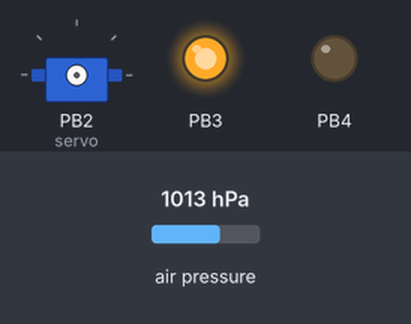
A sketch run on a simulated ATtiny85, built with avr-gcc and run on an emulated ATtiny85. Shown: servo, output pins drawn as LEDs (lit = HIGH). The test bench sets the inputs (shaded band); at power-on: air pressure 1013 hPa.

Above: at 0.1 s.
At 1.6 s:
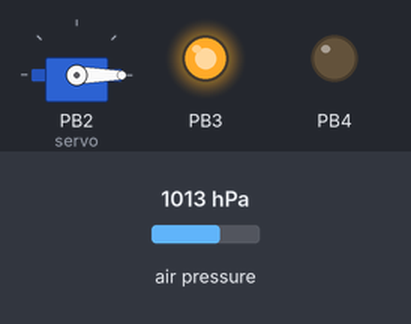
At 4.6 s:
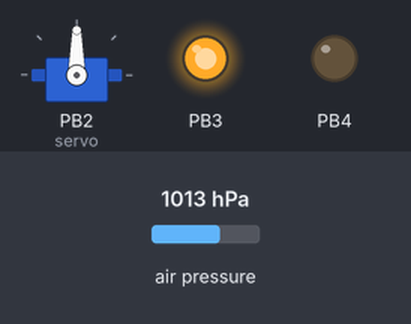
Timing chart, 0 to 6.1 s (numbered marks = the images above):
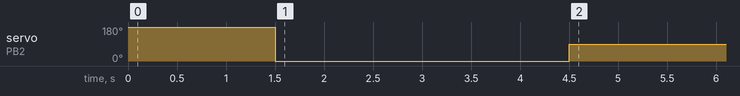

The sketch:

weather_predict_approx.ino
```cpp
/*
  Электронный предсказатель погоды по изменению давления
  Измеряет давление каждые 10 минут, находит разницу с давлением час назад
  При расчёте давления использовано среднее арифметическое из 10 измерений
  для уменьшения шумности сигнала с датчика
*/

//-----------------------НАСТРОЙКИ---------------------
#define servo_invert 1       // если серва крутится не в ту сторону, изменить значение (1 на 0, 0 на 1)
#define battery_min 3000     // минимальный уровень заряда батареи для отображения
#define battery_max 4200     // максимальный уровень заряда батареи для отображения
// диапазон для 3 пальчиковых/мизинчиковых батареек: 3000 - 4700
// диапазон для одной банки литиевого аккумулятора: 3000 - 4200
//-----------------------НАСТРОЙКИ---------------------

#define servo_Vcc 12           // пин питания, куда подключен мосфет

//------ИНВЕРСИЯ------
#if servo_invert == 1
#define servo_180 0
#define servo_0 180
#else
#define servo_0 0
#define servo_180 180
#endif
//------ИНВЕРСИЯ------

//------БИБЛИОТЕКИ------
#include <Servo.h>             // библиотека серво
#include <Wire.h>              // вспомогательная библиотека датчика
#include <Adafruit_BMP085.h>   // библиотека датчика
#include <LowPower.h>          // библиотека сна
//------ИНВЕРСИЯ------

boolean wake_flag, move_arrow;
int sleep_count, angle, delta, last_angle = 90;
byte k = 0.8;
float my_vcc_const = 1.080;    // константа вольтметра
unsigned long pressure, aver_pressure, pressure_array[6], time_array[6];
unsigned long sumX, sumY, sumX2, sumXY;
float a, b;

Servo servo;
Adafruit_BMP085 bmp; //объявить датчик с именем bmp

void setup() {
  Serial.begin(9600);
  pinMode(servo_Vcc, OUTPUT);
  pinMode(A3, OUTPUT);
  pinMode(A2, OUTPUT);
  digitalWrite(servo_Vcc, 1);      // подать питание на серво
  digitalWrite(A3, 1);             // подать питание на датчик
  digitalWrite(A2, 0);
  delay(500);
  bmp.begin(BMP085_ULTRAHIGHRES);  // включить датчик
  servo.attach(2);                 // подключить серво
  servo.write(servo_0);            // увести серво в крайнее левое положение
  delay(1000);
  int voltage = readVcc();         // считать напряжение питания

  // перевести его в диапазон поворота вала сервомашинки
  voltage = map(voltage, battery_min, battery_max, servo_0, servo_180);
  voltage = constrain(voltage, 0, 180);
  servo.write(voltage);            // повернуть серво на угол заряда
  delay(3000);
  servo.write(90);                 // поставить серво в центр
  delay(2000);
  digitalWrite(servo_Vcc, 0);      // отключить серво
  pressure = aver_sens();          // найти текущее давление по среднему арифметическому
  for (byte i = 0; i < 6; i++) {   // счётчик от 0 до 5
    pressure_array[i] = pressure;  // забить весь массив текущим давлением
    time_array[i] = i;             // забить массив времени числами 0 - 5
  }
}

void loop() {
  if (wake_flag) {
    delay(500);
    pressure = aver_sens();                          // найти текущее давление по среднему арифметическому
    for (byte i = 0; i < 5; i++) {                   // счётчик от 0 до 5 (да, до 5. Так как 4 меньше 5)
      pressure_array[i] = pressure_array[i + 1];     // сдвинуть массив давлений КРОМЕ ПОСЛЕДНЕЙ ЯЧЕЙКИ на шаг назад
    }
    pressure_array[5] = pressure;                    // последний элемент массива теперь - новое давление

    sumX = 0;
    sumY = 0;
    sumX2 = 0;
    sumXY = 0;
    for (int i = 0; i < 6; i++) {                    // для всех элементов массива
      sumX += time_array[i];
      sumY += (long)pressure_array[i];
      sumX2 += time_array[i] * time_array[i];
      sumXY += (long)time_array[i] * pressure_array[i];
    }
    a = 0;
    a = (long)6 * sumXY;             // расчёт коэффициента наклона приямой
    a = a - (long)sumX * sumY;
    a = (float)a / (6 * sumX2 - sumX * sumX);
    // Вопрос: зачем столько раз пересчитывать всё отдельными формулами? Почему нельзя считать одной большой?
    // Ответ: а затем, что ардуинка не хочет считать такие большие числа сразу, и обязательно где-то наё*бывается,
    // выдавая огромное число, от которого всё идёт по пи*зде. Почему с матами? потому что устал отлаживать >:O
    delta = a * 6;                   // расчёт изменения давления

    angle = map(delta, -250, 250, servo_0, servo_180);  // пересчитать в угол поворота сервы
    angle = constrain(angle, 0, 180);                   // ограничить диапазон

    // дальше такая фишка: если угол несильно изменился с прошлого раза, то нет смысла лишний раз включать серву
    // и тратить энергию/жужжать. Так что находим разницу, и если изменение существенное - то поворачиваем стрелку
    if (abs(angle - last_angle) > 7) move_arrow = 1;

    if (move_arrow) {
      last_angle = angle;
      digitalWrite(servo_Vcc, 1);      // подать питание на серво
      delay(300);                      // задержка для стабильности
      servo.write(angle);              // повернуть серво
      delay(1000);                     // даём время на поворот
      digitalWrite(servo_Vcc, 0);      // отключить серво
      move_arrow = 0;
    }

    if (readVcc() < battery_min) LowPower.powerDown(SLEEP_FOREVER, ADC_OFF, BOD_OFF); // вечный сон если акум сел
    wake_flag = 0;
    delay(10);                       // задержка для стабильности
  }

  LowPower.powerDown(SLEEP_8S, ADC_OFF, BOD_OFF);      // спать 8 сек. mode POWER_OFF, АЦП выкл
  sleep_count++;            // +1 к счетчику просыпаний
  if (sleep_count >= 70) {  // если время сна превысило 10 минут (75 раз по 8 секунд - подгон = 70)
    wake_flag = 1;          // рарешить выполнение расчета
    sleep_count = 0;        // обнулить счетчик
    delay(2);               // задержка для стабильности
  }
}

// среднее арифметичсекое от давления
long aver_sens() {
  pressure = 0;
  for (byte i = 0; i < 10; i++) {
    pressure += bmp.readPressure();
  }
  aver_pressure = pressure / 10;
  return aver_pressure;
}

long readVcc() { //функция чтения внутреннего опорного напряжения, универсальная (для всех ардуин)
#if defined(__AVR_ATmega32U4__) || defined(__AVR_ATmega1280__) || defined(__AVR_ATmega2560__)
  ADMUX = _BV(REFS0) | _BV(MUX4) | _BV(MUX3) | _BV(MUX2) | _BV(MUX1);
#elif defined (__AVR_ATtiny24__) || defined(__AVR_ATtiny44__) || defined(__AVR_ATtiny84__)
  ADMUX = _BV(MUX5) | _BV(MUX0);
#elif defined (__AVR_ATtiny25__) || defined(__AVR_ATtiny45__) || defined(__AVR_ATtiny85__)
  ADMUX = _BV(MUX3) | _BV(MUX2);
#else
  ADMUX = _BV(REFS0) | _BV(MUX3) | _BV(MUX2) | _BV(MUX1);
#endif
  delay(2); // Wait for Vref to settle
  ADCSRA |= _BV(ADSC); // Start conversion
  while (bit_is_set(ADCSRA, ADSC)); // measuring
  uint8_t low  = ADCL; // must read ADCL first - it then locks ADCH
  uint8_t high = ADCH; // unlocks both
  long result = (high << 8) | low;

  result = my_vcc_const * 1023 * 1000 / result; // расчёт реального VCC
  return result; // возвращает VCC
}
```
